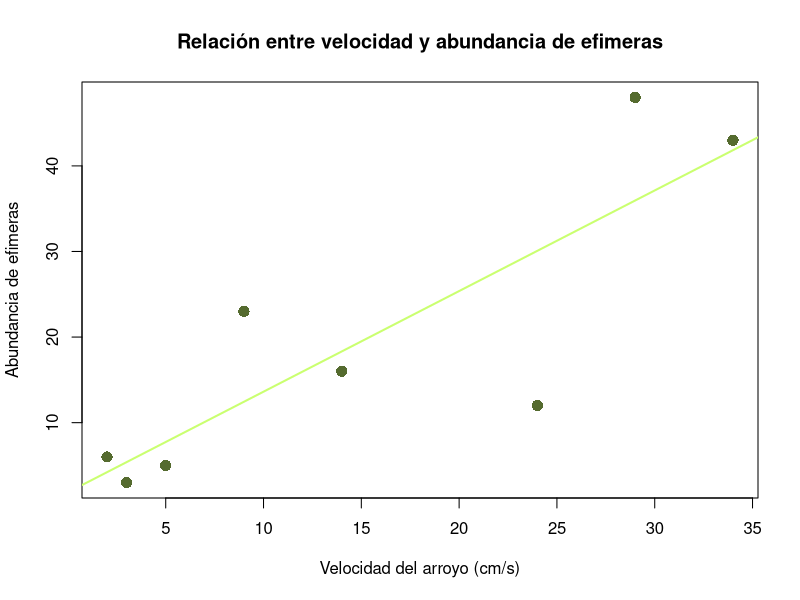
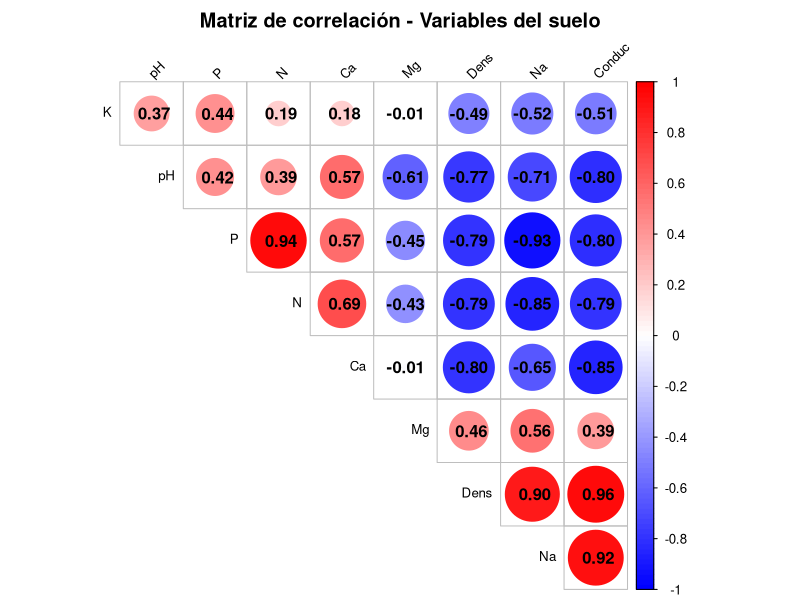

The R script that drew these images, in order: (Note: this script raises an error after producing the figures.)
#Ejercicio 1: Efimeras y velocidad
resp <- data.frame(
  speed <- c(2, 3, 5, 9, 14, 24, 29, 34),
  abundance <- c(6, 3, 5, 23, 16, 12, 48, 43)
)
speed <- c(2, 3, 5, 9, 14, 24, 29, 34)
abundance <- c(6, 3, 5, 23, 16, 12, 48, 43)
#Crear nuevas columnas con los rangos (1 a 8)
print("Datos de velocidad:")

print(speed)

plot(speed,abundance,
     main = "Relación entre velocidad y abundancia de efimeras",
     xlab = "Velocidad del arroyo (cm/s)",
     ylab = "Abundancia de efimeras",
     pch = 16,col = "#556B2F", cex=1.5)
#Linea de temdencia
abline(lm(abundance ~ speed),
       col ="#CAFF70",
       lwd = 2)

#Verificación de normalidad
shapiro_speed <- shapiro.test(speed)
shapiro_abundance <- shapiro.test(abundance)


#Correlación
if(shapiro_speed$p.value > 0.05 & shapiro_abundance$p.value > 0.05){
  cor_result <- cor.test(speed,abundance,method = "pearson")}else
  {cor_resul <- cor.test(speed,abundance,method = "spearman")}
#Resultados finales
print(cor_result)



#Ejercicio 2: DATOS DEL SUELO
#data.frame= tabla de datos
# Columna "Gp"
# Columna "Block"
# Columna "pH"
# Columna "N"
suelo <- data.frame(
  Gp = c("T0", "T0", "T0", "T0", "T1", "T1", "T1"),
  Block = c(1, 2, 3, 4, 1, 2, 3),
  pH = c(5.40, 5.65, 5.14, 5.14, 5.14, 5.10, 4.70),
  N = c(0.188, 0.165, 0.260, 0.169, 0.164, 0.094, 0.100),
  Dens = c(0.92, 1.04, 0.95, 1.10, 1.12, 1.22, 1.52),
  P = c(215, 208, 300, 248, 174, 129, 117),
  Ca = c(16.35, 12.25, 13.02, 11.92, 14.17, 8.55, 8.74),
  Mg = c(7.65, 5.15, 5.68, 7.88, 8.12, 6.92, 8.16),
  K = c(0.72, 0.71, 0.68, 1.09, 0.70, 0.81, 0.39),
  Na = c(1.14, 0.94, 0.60, 1.01, 2.17, 2.67, 3.32),
  Conduc = c(1.09, 1.35, 1.41, 1.64, 1.85, 3.18, 4.16)
)
#Analisis de correlaciones con pH
variables <- c("N", "Dens", "P", "Ca", "Mg", "K", "Na", "Conduc")
#Como hacer tabla de resultados
resultados <- data.frame(
  Variable= character(),
  Coeficiente_r=numeric(),
  Valor_p= numeric(),
  Significancia=character(),
  stringsAsFactors = FALSE
)
#llenar con los resultados de correlación
variables <- c("N", "Dens", "P", "Ca", "Mg", "K", "Na", "Conduc")
for (variable in variables) {
  cor_test <- cor.test(suelo$pH,suelo[[variable]],method = "pearson")
}
#Mostrar tabbla con los resultados
print("Tabla de Correlaciones con pH:")
print(resultados)


#Matriz de correlación completa
variables_completas <- c("pH", "N", "Dens", "P", "Ca", "Mg", "K", "Na", "Conduc")
matriz_cor <- cor(suelo[variables_completas])
print(round(matriz_cor,3))

########################################################################################################
# 1. INSTALAR EL PAQUETE
install.packages("corrplot")
# 2. CARGAR EL PAQUETE
library(corrplot)

# 3. CREAR LA MATRIZ DE CORRELACIÓN
names(suelo)

variables_orden <- c("K","pH","P","N","Ca","Mg","Dens","Na","Conduc")
matriz_cor <- cor(suelo[variables_orden])
colnames(matriz_cor <- rownames(matriz_cor) <- variables_orden)                 


# 3. CREAR LA MATRIZ DE CORRELACIÓN

matriz_cor <- cor(suelo[variables_orden])
colnames(matriz_cor) <- rownames(matriz_cor) <- variables_orden




# 4.#grafico de correlaciones#
library(corrplot)
# 4.#grafico de correlaciones#
# 1. INSTALAR EL PAQUETE
install.packages("corrplot")
corrplot(matriz_cor,
         method = "circle",
         type = "upper",
         tl.cex = 0.8,
         tl.col = "black",
         tl.srt=45,
         title = "Matriz de correlación - Variables del suelo",
         mar= c(0,0,2,0),
         col = colorRampPalette(c("blue","white","red"))(100),
         diag= FALSE,
         order = "original",
         addCoef.col = "black")


corrplot(matriz_cor,
         method = "circle",
         type = "upper",
         order = "original",
         col = mi_paleta,
         tl.cex = 0.8,
         tl.col = "black",
         diag = FALSE,
         title = "Matriz de correlación - Variables del suelo")


########################################################################################################
#Ejercicio 3 Cuadro de anscombe
########################################################################################################
#Limpiar y configurar gráficos
########################################################################################################

graphics.off() # Cierra todos los gráficos anteriores
par(mar = c(2, 2, 2, 1)) # Márgenes mínimos: (abajo, izquierda, arriba, derecha)
par(mfrow = c(2, 2)) # Cuadrícula 2x2
par(mgp=c(1, 0.5, 0)) # Espacio entre ejes y etiquetas reducido
#Cargar datos
data(anscombe)
#Configurar área de gráficos (2 filas, 2 columnas)
par(mfrow = c(2, 2))
#Crear los 4 gráficos
for (i in 1:4) {
  x <- anscombe[, i] # Columnas x1, x2, x3, x4
  y <- anscombe[, i + 4] # Columnas y1, y2, y3, y4
  #Graficos
  plot(x, y,
       main = paste("Conjunto", i),
       xlab = paste("x", i),
       ylab = paste("y", i),
       pch = 16,
       col = "#FF69B4",
       cex = 1.5,
       xlim=c(3,19),
       ylim=c(3,13))
  #Línea de regresión
  abline(lm(y ~ x), col = "purple", lwd = 2)
  #Estadísticas
  r <- round(cor(x, y), 3)
  legend("topleft",
         legend = paste("r =", r),
         bty = "n",
         text.col = "purple",
         cex=1.2)
}
#Restaurar configuración normal
par(mfrow = c(1, 1))
####par(mfrow = c(2, 2)) = "Modo cuadrícula"
####par(mfrow = c(1, 1)) = "Modo normal"

















